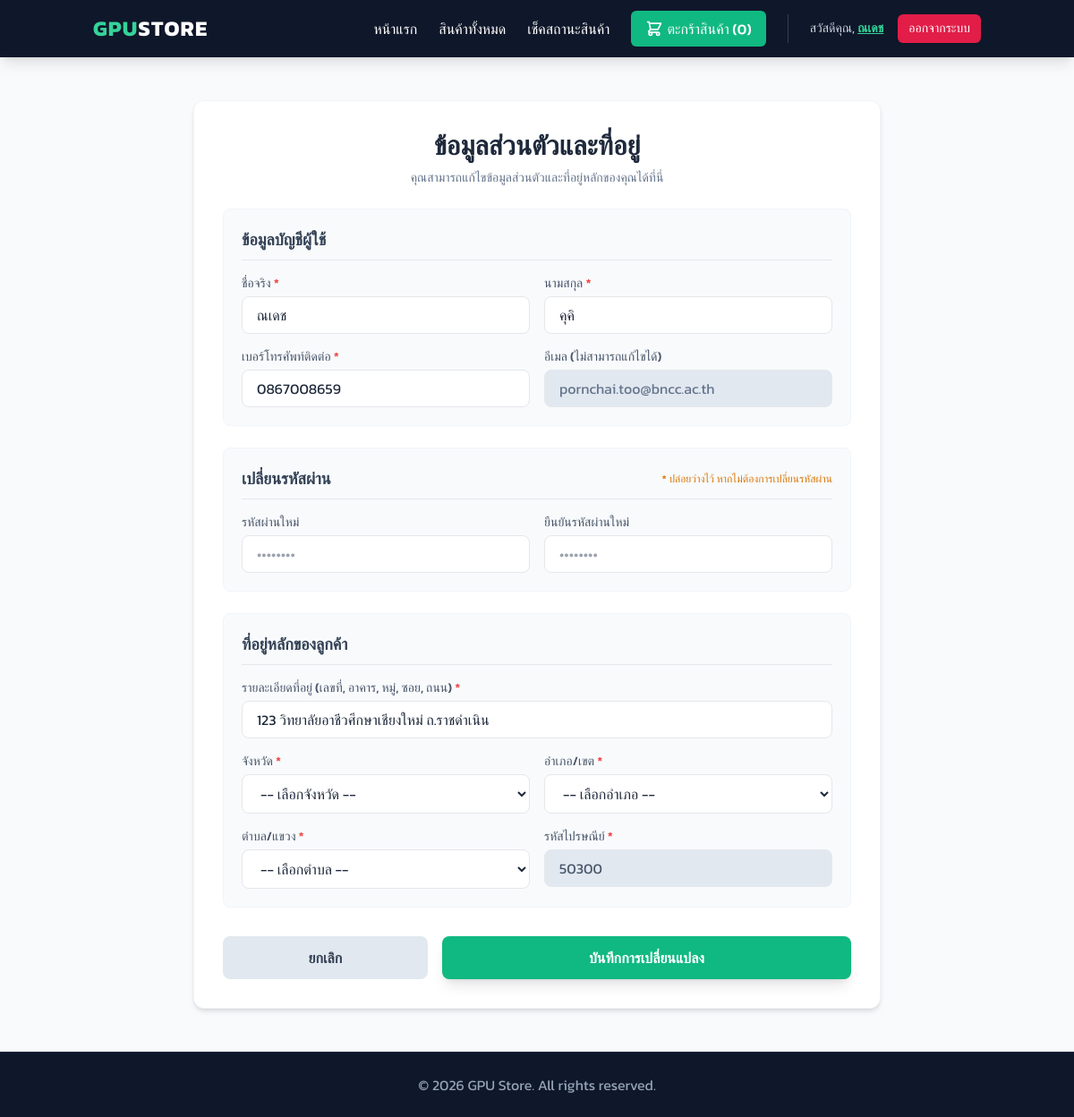
The app's page /profile.php (signed in) with its own data.
### tables this page shows
CREATE TABLE `customers` (
  `customer_id` int(11) NOT NULL,
  `first_name` varchar(50) NOT NULL,
  `last_name` varchar(50) NOT NULL,
  `email` varchar(100) DEFAULT NULL,
  `password` varchar(255) NOT NULL COMMENT 'รหัสผ่าน (เข้ารหัสแล้ว)',
  `phone` varchar(20) DEFAULT NULL,
  `address_detail` text DEFAULT NULL COMMENT 'เลขที่ อาคาร หมู่ ซอย ถนน',
  `subdistrict_code` varchar(10) DEFAULT NULL COMMENT 'รหัสตำบล',
  `district_code` varchar(10) DEFAULT NULL COMMENT 'รหัสอำเภอ',
  `province_code` varchar(10) DEFAULT NULL COMMENT 'รหัสจังหวัด',
  `zipcode` varchar(10) DEFAULT NULL COMMENT 'รหัสไปรษณีย์'
);

### public/profile.php (the view, shortened to what this page needs)
<?php
require_once __DIR__ . '/../config/config.php';
$customerId = $_SESSION['customer_id'];
try {
    $stmt = $pdo->prepare("SELECT * FROM customers WHERE customer_id = ?");
    $stmt->execute([$customerId]);
    $customer = $stmt->fetch();
} catch (PDOException $e) {
    die("Error: " . $e->getMessage());
}
?>
<!DOCTYPE html>
<html lang="th">
<head>
    <script src="https://cdn.tailwindcss.com"></script>
</head>
<body class="text-slate-800 flex flex-col min-h-screen">
    <?php include 'includes/navbar.php'; ?>
    <main class="flex-grow container mx-auto px-4 py-12 flex justify-center items-center">
        <div class="bg-white p-8 rounded-xl shadow-md w-full max-w-3xl border border-slate-100">
            <h1 class="text-3xl font-bold text-slate-800 mb-2 text-center">ข้อมูลส่วนตัวและที่อยู่</h1>
            <p class="text-center text-slate-500 mb-6 text-sm">คุณสามารถแก้ไขข้อมูลส่วนตัวและที่อยู่หลักของคุณได้ที่นี่</p>
            <form action="profile.php" method="POST" class="space-y-6">
                <div class="bg-slate-50 p-5 rounded-lg border border-slate-100 space-y-4">
                    <h2 class="text-lg font-semibold text-slate-700 border-b pb-2">ข้อมูลบัญชีผู้ใช้</h2>
                    <div class="grid grid-cols-1 md:grid-cols-2 gap-4">
                        <div>
                            <label class="block text-sm font-medium mb-1 text-slate-600">ชื่อจริง <span class="text-red-500">*</span></label>
                            <input type="text" name="first_name" required value="<?= htmlspecialchars($customer['first_name']) ?>" class="w-full px-4 py-2 border rounded-lg focus:ring-2 focus:ring-emerald-500 outline-none bg-white">
                        </div>
                        <div>
                            <label class="block text-sm font-medium mb-1 text-slate-600">นามสกุล <span class="text-red-500">*</span></label>
                            <input type="text" name="last_name" required value="<?= htmlspecialchars($customer['last_name']) ?>" class="w-full px-4 py-2 border rounded-lg focus:ring-2 focus:ring-emerald-500 outline-none bg-white">
                        </div>
                        <div>
                            <label class="block text-sm font-medium mb-1 text-slate-600">เบอร์โทรศัพท์ติดต่อ <span class="text-red-500">*</span></label>
                            <input type="tel" name="phone" required value="<?= htmlspecialchars($customer['phone']) ?>" class="w-full px-4 py-2 border rounded-lg focus:ring-2 focus:ring-emerald-500 outline-none bg-white">
                        </div>
                        <div>
                            <label class="block text-sm font-medium mb-1 text-slate-600">อีเมล (ไม่สามารถแก้ไขได้)</label>
                            <input type="email" readonly value="<?= htmlspecialchars($customer['email']) ?>" class="w-full px-4 py-2 border rounded-lg bg-slate-200 text-slate-500 outline-none cursor-not-allowed">
                        </div>
                    </div>
                </div>
                <div class="bg-slate-50 p-5 rounded-lg border border-slate-100 space-y-4">
                    <div class="flex items-center justify-between border-b pb-2">
                        <h2 class="text-lg font-semibold text-slate-700">เปลี่ยนรหัสผ่าน</h2>
                        <span class="text-xs text-amber-600 font-medium">* ปล่อยว่างไว้ หากไม่ต้องการเปลี่ยนรหัสผ่าน</span>
                    </div>
                    <div class="grid grid-cols-1 md:grid-cols-2 gap-4">
                        <div>
                            <label class="block text-sm font-medium mb-1 text-slate-600">รหัสผ่านใหม่</label>
                            <input type="password" name="password" minlength="6" placeholder="••••••••" class="w-full px-4 py-2 border rounded-lg focus:ring-2 focus:ring-emerald-500 outline-none bg-white">
                        </div>
                        <div>
                            <label class="block text-sm font-medium mb-1 text-slate-600">ยืนยันรหัสผ่านใหม่</label>
                            <input type="password" name="confirm_password" minlength="6" placeholder="••••••••" class="w-full px-4 py-2 border rounded-lg focus:ring-2 focus:ring-emerald-500 outline-none bg-white">
                        </div>
                    </div>
                </div>
                <div class="bg-slate-50 p-5 rounded-lg border border-slate-100 space-y-4">
                    <h2 class="text-lg font-semibold text-slate-700 border-b pb-2">ที่อยู่หลักของลูกค้า</h2>
                    <div>
                        <label class="block text-sm font-medium mb-1 text-slate-600">รายละเอียดที่อยู่ (เลขที่, อาคาร, หมู่, ซอย, ถนน) <span class="text-red-500">*</span></label>
                        <input type="text" name="address_detail" required value="<?= htmlspecialchars($customer['address_detail']) ?>" class="w-full px-4 py-2 border rounded-lg focus:ring-2 focus:ring-emerald-500 outline-none bg-white">
                    </div>
                    <div class="grid grid-cols-1 md:grid-cols-2 gap-4">
                        <div>
                            <label class="block text-sm font-medium mb-1 text-slate-600">จังหวัด <span class="text-red-500">*</span></label>
                            <select name="province_code" id="province" required class="w-full px-4 py-2 border rounded-lg focus:ring-2 focus:ring-emerald-500 outline-none bg-white">
                                <option value="">-- เลือกจังหวัด --</option>
                            </select>
                        </div>
                        <div>
                            <label class="block text-sm font-medium mb-1 text-slate-600">อำเภอ/เขต <span class="text-red-500">*</span></label>
                            <select name="district_code" id="district" required class="w-full px-4 py-2 border rounded-lg focus:ring-2 focus:ring-emerald-500 outline-none bg-white">
                                <option value="">-- เลือกอำเภอ --</option>
                            </select>
                        </div>
                        <div>
                            <label class="block text-sm font-medium mb-1 text-slate-600">ตำบล/แขวง <span class="text-red-500">*</span></label>
                            <select name="subdistrict_code" id="subdistrict" required class="w-full px-4 py-2 border rounded-lg focus:ring-2 focus:ring-emerald-500 outline-none bg-white">
                                <option value="">-- เลือกตำบล --</option>
                            </select>
                        </div>
                        <div>
                            <label class="block text-sm font-medium mb-1 text-slate-600">รหัสไปรษณีย์ <span class="text-red-500">*</span></label>
                            <input type="text" name="zipcode" id="zipcode" readonly required value="<?= htmlspecialchars($customer['zipcode']) ?>" class="w-full px-4 py-2 border rounded-lg bg-slate-200 text-slate-600 outline-none cursor-not-allowed">
                        </div>
                    </div>
                </div>
                <div class="flex space-x-4 pt-2">
                    <a href="index.php" class="w-1/3 bg-slate-200 text-slate-700 hover:bg-slate-300 font-bold py-3 px-4 rounded-lg text-center transition">
                        ยกเลิก
                    </a>
                    <button type="submit" class="w-2/3 bg-emerald-500 hover:bg-emerald-600 text-white font-bold py-3 px-4 rounded-lg shadow-lg transition transform hover:-translate-y-0.5">
                        บันทึกการเปลี่ยนแปลง
                    </button>
                </div>
            </form>
        </div>
    </main>
    <footer class="bg-slate-900 text-slate-400 py-6 text-center border-t border-slate-800">
        <div class="container mx-auto px-4"><p>&copy; <?= date('Y'); ?> GPU Store. All rights reserved.</p></div>
    </footer>
</body>
</html>

### public/profile.php (style rules this page uses)
body { font-family: 'Kanit', sans-serif; background-color: #f8fafc; }

### records on screen
customers: first_name "ณเดช", last_name "คุคิ", phone "0867008659", email "pornchai.too@bncc.ac.th", address_detail "123 วิทยาลัยอาชีวศึกษาเชียงใหม่ ถ.ราชดำเนิน", zipcode "50300"

### other values on screen
$_SESSION['customer_first_name'] "ณเดช"
